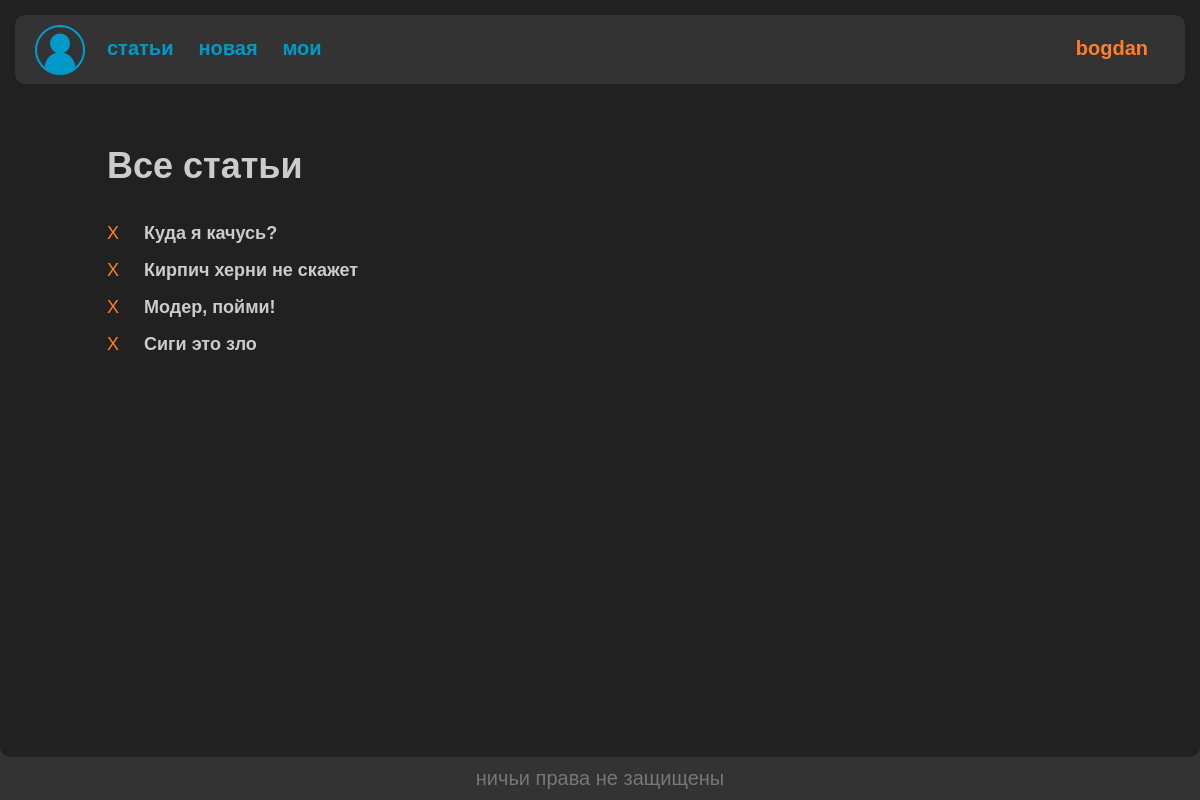
The page /pager/mypage/ (signed in) on the database as committed earlier.
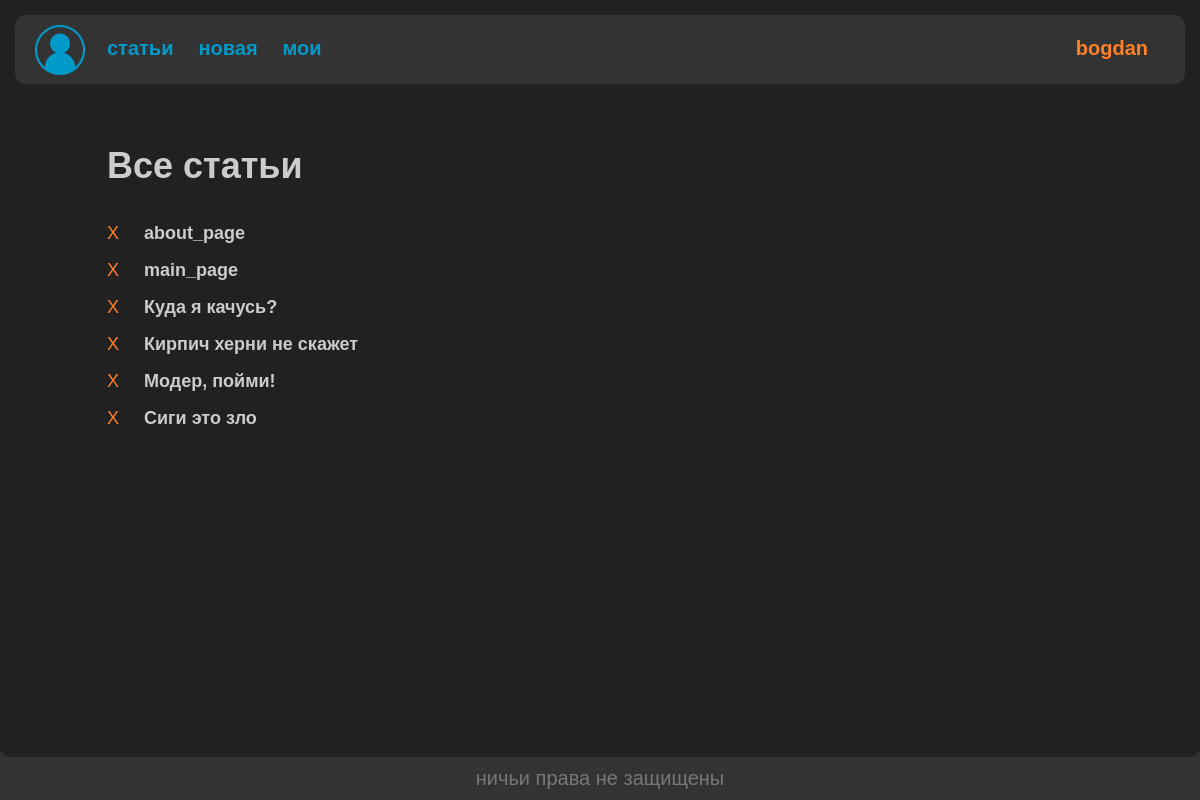
The same page on the database as committed later.
### pager/models.py (models this page shows)
class Page(models.Model):
    name = models.CharField(max_length=25)
    text = models.TextField(blank=True)
    date = models.DateTimeField(auto_now_add=True)
    user = models.ForeignKey('userface.CustomUser',
                             on_delete=models.SET_NULL,
                             null=True,
                             related_name='author')
    def __str__(self):
        return self.name
    def get_absolute_url(self, prefix='text'):
        return reverse(prefix, kwargs={'page_id': self.id})
    def get_absolute_url_del(self):
        return self.get_absolute_url('del')
    class Meta:
        ordering = ['-date']  # установка дефолтной сортировке по дате

### pager/views.py (the view)
# urls.py: path('mypage/', MyPage.as_view(), name='mypage'),
class MyPage(DataMixin, View):
    def get(self, request):
        username = request.user.username
        pages = Page.objects.filter(user__username=username)
        context = self.get_context({
            'title': 'Все статьи',
            'list': pages,
            'delete_button': True,
        })
        return render(request, template_name='pager/list.html', context=context)

### pager/utils.py (called while the page is built)
    @staticmethod
    def get_context(context={}) -> dict:
        base = {
            'menu': menu,
            'theme': 0
        }
        return base | context

### pager/templates/pager/list.html
{% extends 'userface/base.html' %}
{% block content %}
<h1>{{ title }}</h1>
<br>
{%for i in list%}
<div class="list-elem-div">
    {% if delete_button %}
    <a class="del-buttons" href="{{ i.get_absolute_url_del }}">X</a>
    {% else %}
    <a class="del-buttons">></a>
    {% endif %}
    <a class="list-buttons" href="{{ i.get_absolute_url }}">{{i}}</a>
    <br>
</div>
{%endfor%}
{% endblock %}

### userface/templates/userface/base.html (shortened to what this page needs)
{% load static %}
<!DOCTYPE html>
<html>
<head>
    <link type="text/css" href="{% static 'userface/css/styles.css' %}" rel="stylesheet"/>
</head>
<body>
<div class="sub-body">
    <div class="over-border">
        <div class="header">
            <div class="logo">
                <a href="{% url 'main' %}"><img src="{% static 'userface/images/icon.png' %}" alt=""></a>
            </div>
            <div class="nav">
                {% block menu %}
                    {% for m in menu %}
                        <a class='nav-item' href="{% url m.url %}">{{ m.title }}</a>
                    {% endfor %}
                    {% if request.user.is_authenticated %}
                        <a class="nav-last" href="{% url 'my_profile' %}">{{ request.user.username }}</a>
                    {% else %}
                        <a class="nav-last" href="{% url 'login' %}">войти</a>
                    {% endif %}
                {% endblock %}
            </div>
        </div>
    </div>
    <div class="content">
        {% block content %}
        {% endblock %}
    </div>
</div>
<div class="footer">
    ничьи права не защищены
</div>
</body>
</html>

Rows that differ between the two databases and show on the page:
now on this page (row edited): Page: name "about_page"
now on this page (row edited): Page: name "main_page"
